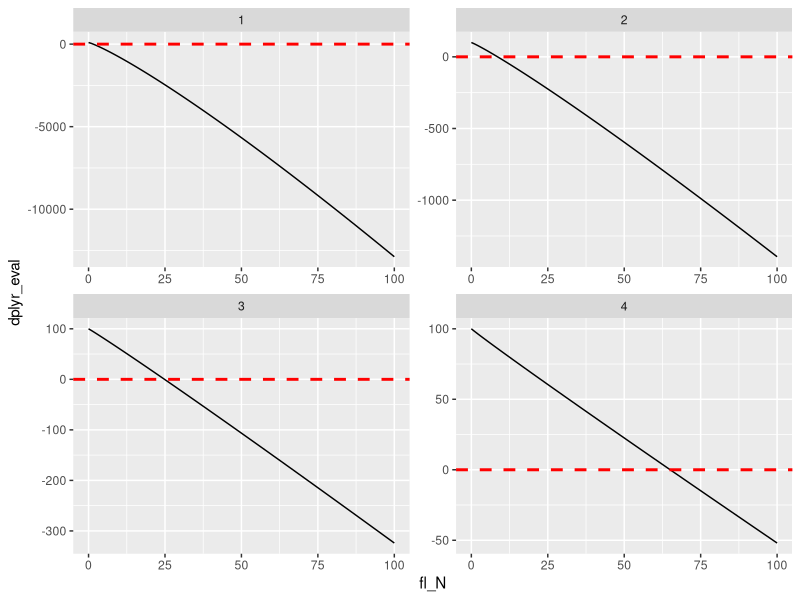
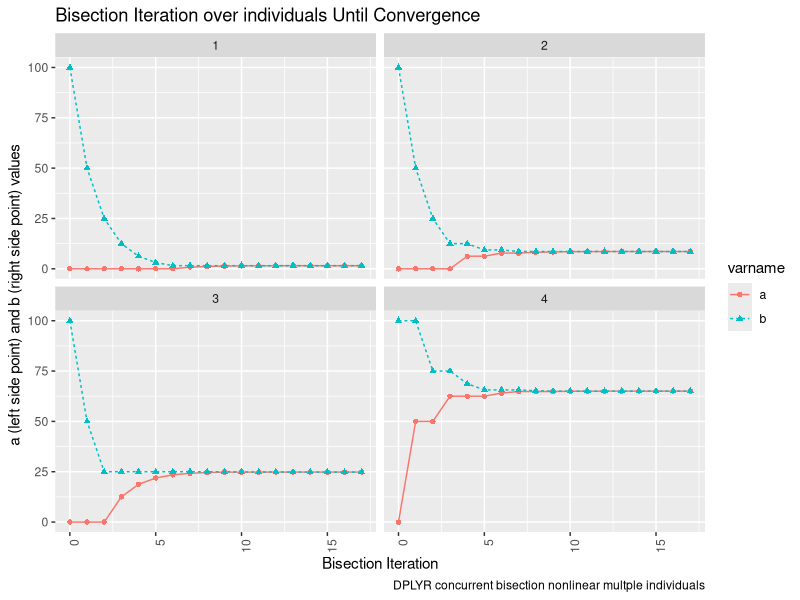

The R source for these figures, in order:
#' ---
#' title: "DPLYR Bisection--Evaluate Many Unknown Nonlinear Equations Jointly, Solve Roots for Strictly Monotonic Functions with Single Zero-Crossing"
#' author: Fan Wang
#' date: 2020-04-01
#' output:
#'   pdf_document: default
#'   word_document: default
#'   html_document: default
#'   html_notebook: default
#' urlcolor: blue
#' always_allow_html: yes
#' ---
#'
#' Go back to [fan](http://fanwangecon.github.io/)'s [REconTools](https://fanwangecon.github.io/REconTools/) Package, [R4Econ](https://fanwangecon.github.io/R4Econ/) Repository, or [Intro Stats with R](https://fanwangecon.github.io/Stat4Econ/) Repository.
#'
#' # Issue and Goal
#'
#' See the [ff_opti_bisect_pmap_multi](https://fanwangecon.github.io/REconTools/reference/ff_opti_bisect_pmap_multi.html) function from [Fan](https://fanwangecon.github.io/)'s *[REconTools](https://fanwangecon.github.io/REconTools/)* Package, which provides a resuable function based on the algorithm worked out here.
#'
#' We want evaluate linear function $0=f(z_{ij}, x_i, y_i, \textbf{X}, \textbf{Y}, c, d)$. There are $i$ functions that have $i$ specific $x$ and $y$. For each $i$ function, we evaluate along a grid of feasible values for $z$, over $j\in J$ grid points, potentially looking for the $j$ that is closest to the root. $\textbf{X}$ and $\textbf{Y}$ are arrays common across the $i$ equations, and $c$ and $d$ are constants.
#'
#' The evaluation strategy is the following, given min and max for $z$ that are specific for each $j$, and given common number of grid points, generate a matrix of $z_{ij}$. Suppose there the number of $i$ is $I$, and the number of grid points for $j$ is $J$.
#'
#' 1. Generate a $J \cdot I$ by $3$ matrix where the columns are $z,x,y$ as tibble
#' 2. Follow [this](https://fanwangecon.github.io/R4Econ/support/function/fs_funceval.html) Mutate to evaluate the $f(\cdot)$ function.
#' 3. Add two categorical columns for grid levels and wich $i$, $i$ and $j$ index. Plot Mutate output evaluated column categorized by $i$ as color and $j$ as x-axis.
#'
#' ## Set Up
#'
## ----GlobalOptions, echo = T, results = 'hide', message=F, warning=F--------------------
rm(list = ls(all.names = TRUE))
options(knitr.duplicate.label = 'allow')

## ----loadlib, echo = T, results = 'hide', message=F, warning=F--------------------------
library(tidyverse)
library(tidyr)
library(knitr)
library(kableExtra)
# file name
st_file_name = 'fs_func_graph_eval'
# Generate R File
try(purl(paste0(st_file_name, ".Rmd"), output=paste0(st_file_name, ".R"), documentation = 2))
# Generate PDF and HTML
# rmarkdown::render("C:/Users/fan/R4Econ/support/function/fs_funceval.Rmd", "pdf_document")
# rmarkdown::render("C:/Users/fan/R4Econ/support/function/fs_funceval.Rmd", "html_document")

#'
#' ## Set up Input Arrays
#'
#' There is a function that takes $M=Q+P$ inputs, we want to evaluate this function $N$ times. Each time, there are $M$ inputs, where all but $Q$ of the $M$ inputs, meaning $P$ of the $M$ inputs, are the same. In particular, $P=Q*N$.
#'
#' $$M = Q+P = Q + Q*N$$
#'
#' Now we need to expand this by the number of choice grid. Each row, representing one equation, is expanded by the number of choice grids. We are graphically searching, or rather brute force searching, which means if we have 100 individuals, we want to plot out the nonlinear equation for each of these lines, and show graphically where each line crosses zero. We achieve this, by evaluating the equation for each of the 100 individuals along a grid of feasible choices.
#'
#' In this problem here, the feasible choices are shared across individuals.
#'
## ----setup------------------------------------------------------------------------------
# Parameters
fl_rho = 0.20
svr_id_var = 'INDI_ID'

# it_child_count = N, the number of children
it_N_child_cnt = 4
# it_heter_param = Q, number of parameters that are heterogeneous across children
it_Q_hetpa_cnt = 2

# P fixed parameters, nN is N dimensional, nP is P dimensional
ar_nN_A = seq(-2, 2, length.out = it_N_child_cnt)
ar_nN_alpha = seq(0.1, 0.9, length.out = it_N_child_cnt)
ar_nP_A_alpha = c(ar_nN_A, ar_nN_alpha)

# N by Q varying parameters
mt_nN_by_nQ_A_alpha = cbind(ar_nN_A, ar_nN_alpha)

# Choice Grid for nutritional feasible choices for each
fl_N_agg = 100
fl_N_min = 0
it_N_choice_cnt_ttest = 3
it_N_choice_cnt_dense = 100
ar_N_choices_ttest = seq(fl_N_min, fl_N_agg, length.out = it_N_choice_cnt_ttest)
ar_N_choices_dense = seq(fl_N_min, fl_N_agg, length.out = it_N_choice_cnt_dense)

# Mesh Expand
tb_states_choices <- as_tibble(mt_nN_by_nQ_A_alpha) %>% rowid_to_column(var=svr_id_var)
tb_states_choices_ttest <- tb_states_choices %>% expand_grid(choices = ar_N_choices_ttest)
tb_states_choices_dense <- tb_states_choices %>% expand_grid(choices = ar_N_choices_dense)

# display
summary(tb_states_choices_dense)
kable(tb_states_choices_ttest) %>%
  kable_styling(bootstrap_options = c("striped", "hover", "condensed", "responsive"))

#'
#' # Apply Same Function all Rows, Some Inputs Row-specific, other Shared
#'
#' There are two types of inputs, row-specific inputs, and inputs that should be applied for each row. The Function just requires all of these inputs, it does not know what is row-specific and what is common for all row. Dplyr recognizes which parameter inputs already existing in the piped dataframe/tibble, given rowwise, those will be row-specific inputs. Additional function parameters that do not exist in dataframe as variable names, but that are pre-defined scalars or arrays will be applied to all rows.
#'
#' - @param string variable name of input where functions are evaluated, these are already contained in the dataframe, existing variable names, row specific, rowwise computation over these, each rowwise calculation using different rows: *fl_A*, *fl_alpha*, *fl_N*
#' - @param scalar and array values that are applied to every rowwise calculation, all rowwise calculations using the same scalars and arrays:*ar_A*, *ar_alpha*, *fl_N_agg*, *fl_rho*
#' - @param string output variable name
#'
#' The function looks within group, finds min/max etc that are relevant.
#'
#' ## 3 Points and Denser Dataframs and Define Function
#'
## ----define function--------------------------------------------------------------------
# Convert Matrix to Tibble
ar_st_col_names = c(svr_id_var,'fl_A', 'fl_alpha')
tb_states_choices <- tb_states_choices %>% rename_all(~c(ar_st_col_names))
ar_st_col_names = c(svr_id_var,'fl_A', 'fl_alpha', 'fl_N')
tb_states_choices_ttest <- tb_states_choices_ttest %>% rename_all(~c(ar_st_col_names))
tb_states_choices_dense <- tb_states_choices_dense %>% rename_all(~c(ar_st_col_names))

# Define Implicit Function
ffi_nonlin_dplyrdo <- function(fl_A, fl_alpha, fl_N, ar_A, ar_alpha, fl_N_agg, fl_rho){
  # scalar value that are row-specific, in dataframe already: *fl_A*, *fl_alpha*, *fl_N*
  # array and scalars not in dataframe, common all rows: *ar_A*, *ar_alpha*, *fl_N_agg*, *fl_rho*

  # Test Parameters
  # ar_A = ar_nN_A
  # ar_alpha = ar_nN_alpha
  # fl_N = 100
  # fl_rho = -1
  # fl_N_q = 10

  # Apply Function
  ar_p1_s1 = exp((fl_A - ar_A)*fl_rho)
  ar_p1_s2 = (fl_alpha/ar_alpha)
  ar_p1_s3 = (1/(ar_alpha*fl_rho - 1))
  ar_p1 = (ar_p1_s1*ar_p1_s2)^ar_p1_s3
  ar_p2 = fl_N^((fl_alpha*fl_rho-1)/(ar_alpha*fl_rho-1))
  ar_overall = ar_p1*ar_p2
  fl_overall = fl_N_agg - sum(ar_overall)

  return(fl_overall)
}

#'
#' ## Evaluate at Three Choice Points and Show Table
#'
#' In the example below, just show results evaluating over three choice points and show table.
#'
## ----linear_apply-----------------------------------------------------------------------
# fl_A, fl_alpha are from columns of tb_nN_by_nQ_A_alpha
tb_states_choices_ttest_eval = tb_states_choices_ttest %>% rowwise() %>%
                        mutate(dplyr_eval = ffi_nonlin_dplyrdo(fl_A, fl_alpha, fl_N,
                                                               ar_nN_A, ar_nN_alpha,
                                                               fl_N_agg, fl_rho))
# Show
kable(tb_states_choices_ttest_eval) %>%
  kable_styling(bootstrap_options = c("striped", "hover", "condensed", "responsive"))

#'
#' ## Evaluate at Many Choice Points and Show Graphically
#'
#' Same as above, but now we evaluate the function over the individuals at many choice points so that we can graph things out.
#'
## ----linear apply many points-----------------------------------------------------------
# fl_A, fl_alpha are from columns of tb_nN_by_nQ_A_alpha
tb_states_choices_dense_eval = tb_states_choices_dense %>% rowwise() %>%
                        mutate(dplyr_eval = ffi_nonlin_dplyrdo(fl_A, fl_alpha, fl_N,
                                                               ar_nN_A, ar_nN_alpha,
                                                               fl_N_agg, fl_rho))

#'
## ----graph many evaluations-------------------------------------------------------------
# Show
dim(tb_states_choices_dense_eval)
summary(tb_states_choices_dense_eval)
lineplot <- tb_states_choices_dense_eval %>%
    ggplot(aes(x=fl_N, y=dplyr_eval)) +
        geom_line() +
        facet_wrap( . ~ INDI_ID, scales = "free") +
        geom_hline(yintercept=0, linetype="dashed",
                color = "red", size=1)
        labs(title = 'Evaluate Non-Linear Functions to Search for Roots',
             x = 'X values',
             y = 'f(x)',
             caption = 'Evaluating the Function')
print(lineplot)

#'
#' # Bisection Solve Optimal Choice for Each Individual
#'
#' The bisection specific code does not need to do much.
#'
#' - @param list variables in file for grouping, each group is an individual for whom we want to calculate optimal choice for using bisection.
#' - @param string variable name of input where functions are evaluated, these are already contained in the dataframe, existing variable names, row specific, rowwise computation over these, each rowwise calculation using different rows.
#' - @param scalar and array values that are applied to every rowwise calculation, all rowwise calculations using the same scalars and arrays.
#' - @param string output variable name
#'
#' ## Bisection Algorithm
#'
#' This is how I implement the bisection algorithm, when we know the bounding minimum and maximum to be below and above zero already.
#'
#' 1. Evaluate $f^0_a = f(a^0)$ and $f^0_b = f(b^0)$, min and max points.
#' 2. Evaluate at $f^0_p = f(p^0)$, where $p_0 = \frac{a^0+b^0}{2}$.
#' 3. if $f^i_a \cdot f^i_p < 0$, then $b_{i+1} = p_i$, else, $a_{i+1} = p_i$ and $f^{i+1}_a = p_i$.
#' 4. iteratre until convergence.
#'
#' ## DPLYR Implementation of Bisection
#'
#' Generate New columns of a and b as we iteratre, do not need to store p, p is temporary. Evaluate the function below which we have already tested, but now, in the dataframe before generating all permutations, *tb_states_choices*, now the *fl_N* element will be changing with each iteration, it will be row specific. *fl_N* are first min and max, then each subsequent ps.
#'
#' ### Initialize Matrix
#'
#' First, initialize the matrix with $a_0$ and $b_0$, the initial min and max points:
## ---------------------------------------------------------------------------------------

# common prefix to make reshaping easier
st_bisec_prefix <- 'bisec_'
svr_a_lst <- paste0(st_bisec_prefix, 'a_0')
svr_b_lst <- paste0(st_bisec_prefix, 'b_0')
svr_fa_lst <- paste0(st_bisec_prefix, 'fa_0')
svr_fb_lst <- paste0(st_bisec_prefix, 'fb_0')

# Add initial a and b
tb_states_choices_bisec <- tb_states_choices %>%
                            mutate(!!sym(svr_a_lst) := fl_N_min, !!sym(svr_b_lst) := fl_N_agg)

# Evaluate function f(a_0) and f(b_0)
tb_states_choices_bisec <- tb_states_choices_bisec %>% rowwise() %>%
                            mutate(!!sym(svr_fa_lst) := ffi_nonlin_dplyrdo(fl_A, fl_alpha, !!sym(svr_a_lst),
                                                                          ar_nN_A, ar_nN_alpha,
                                                                          fl_N_agg, fl_rho),
                                   !!sym(svr_fb_lst) := ffi_nonlin_dplyrdo(fl_A, fl_alpha, !!sym(svr_b_lst),
                                                                          ar_nN_A, ar_nN_alpha,
                                                                          fl_N_agg, fl_rho))
# Summarize
dim(tb_states_choices_bisec)
summary(tb_states_choices_bisec)

#'
#' ### Iterate and Solve for f(p), update f(a) and f(b)
#'
#' Implement the DPLYR based Concurrent bisection algorithm.
#'
## ---------------------------------------------------------------------------------------

# fl_tol = float tolerance criteria
# it_tol = number of interations to allow at most
fl_tol <- 10^-2
it_tol <- 100

# fl_p_dist2zr = distance to zero to initalize
fl_p_dist2zr <- 1000
it_cur <- 0
while (it_cur <= it_tol && fl_p_dist2zr >= fl_tol ) {

  it_cur <- it_cur + 1

  # New Variables
  svr_a_cur <- paste0(st_bisec_prefix, 'a_', it_cur)
  svr_b_cur <- paste0(st_bisec_prefix, 'b_', it_cur)
  svr_fa_cur <- paste0(st_bisec_prefix, 'fa_', it_cur)
  svr_fb_cur <- paste0(st_bisec_prefix, 'fb_', it_cur)

  # Evaluate function f(a_0) and f(b_0)
  # 1. generate p
  # 2. generate f_p
  # 3. generate f_p*f_a
  tb_states_choices_bisec <- tb_states_choices_bisec %>% rowwise() %>%
                              mutate(p = ((!!sym(svr_a_lst) + !!sym(svr_b_lst))/2)) %>%
                              mutate(f_p = ffi_nonlin_dplyrdo(fl_A, fl_alpha, p,
                                                              ar_nN_A, ar_nN_alpha,
                                                              fl_N_agg, fl_rho)) %>%
                              mutate(f_p_t_f_a = f_p*!!sym(svr_fa_lst))
  # fl_p_dist2zr = sum(abs(p))
  fl_p_dist2zr <- mean(abs(tb_states_choices_bisec %>% pull(f_p)))

  # Update a and b
  tb_states_choices_bisec <- tb_states_choices_bisec %>%
                              mutate(!!sym(svr_a_cur) :=
                                       case_when(f_p_t_f_a < 0 ~ !!sym(svr_a_lst),
                                                 TRUE ~ p)) %>%
                              mutate(!!sym(svr_b_cur) :=
                                       case_when(f_p_t_f_a < 0 ~ p,
                                                 TRUE ~ !!sym(svr_b_lst)))
  # Update f(a) and f(b)
  tb_states_choices_bisec <- tb_states_choices_bisec %>%
                              mutate(!!sym(svr_fa_cur) :=
                                       case_when(f_p_t_f_a < 0 ~ !!sym(svr_fa_lst),
                                                 TRUE ~ f_p)) %>%
                              mutate(!!sym(svr_fb_cur) :=
                                       case_when(f_p_t_f_a < 0 ~ f_p,
                                                 TRUE ~ !!sym(svr_fb_lst)))
  # Save from last
  svr_a_lst <- svr_a_cur
  svr_b_lst <- svr_b_cur
  svr_fa_lst <- svr_fa_cur
  svr_fb_lst <- svr_fb_cur

  # Summar current round
  print(paste0('it_cur:', it_cur, ', fl_p_dist2zr:', fl_p_dist2zr))
  summary(tb_states_choices_bisec %>% select(one_of(svr_a_cur, svr_b_cur, svr_fa_cur, svr_fb_cur)))
}

#'
#' ### Reshape Wide to long to Wide
#'
#' To view results easily, how iterations improved to help us find the roots, convert table from wide to long. Pivot twice. This allows us to easily graph out how bisection is working out iterationby iteration.
#'
#' Here, we will first show what the raw table looks like, the wide only table, and then show the long version, and finally the version that is medium wide.
#'
#' #### Table One--Very Wide
#'
#' Show what the *tb_states_choices_bisec* looks like.
#'
#' Variables are formatted like: *bisec_xx_yy*, where yy is the iteration indicator, and xx is either a, b, fa, or fb.
#'
## ----very wide table--------------------------------------------------------------------
head(tb_states_choices_bisec, 10)
str(tb_states_choices_bisec)

#'
#' #### Table Two--Very Wide to Very Long
#'
#' We want to treat the iteration count information that is the suffix of variable names as a variable by itself. Additionally, we want to treat the a,b,fa,fb as a variable. Structuring the data very long like this allows for easy graphing and other types of analysis. Rather than dealing with many many variables, we have only 3 core variables that store bisection iteration information.
#'
#' Here we use the very nice *pivot_longer* function. Note that to achieve this, we put a common prefix in front of the variables we wanted to convert to long. THis is helpful, because we can easily identify which variables need to be reshaped.
#'
## ----reshape solution from wide to very long--------------------------------------------
# New variables
svr_bisect_iter <- 'biseciter'
svr_abfafb_long_name <- 'varname'
svr_number_col <- 'value'
svr_id_bisect_iter <- paste0(svr_id_var, '_bisect_ier')

# Pivot wide to very long
tb_states_choices_bisec_long <- tb_states_choices_bisec %>%
  pivot_longer(
    cols = starts_with(st_bisec_prefix),
    names_to = c(svr_abfafb_long_name, svr_bisect_iter),
    names_pattern = paste0(st_bisec_prefix, "(.*)_(.*)"),
    values_to = svr_number_col
  )

# Print
summary(tb_states_choices_bisec_long)
head(tb_states_choices_bisec_long %>% select(-one_of('p','f_p','f_p_t_f_a')), 30)
tail(tb_states_choices_bisec_long %>% select(-one_of('p','f_p','f_p_t_f_a')), 30)

#'
#' #### Table Two--Very Very Long to Wider Again
#'
#' But the previous results are too long, with the a, b, fa, and fb all in one column as different categories, they are really not different categories, they are in fact different types of variables. So we want to spread those four categories of this variable into four columns, each one representing the a, b, fa, and fb values. The rows would then be uniquly identified by the iteration counter and individual ID.
#'
## ----reshape solution for table show----------------------------------------------------
# Pivot wide to very long to a little wide
tb_states_choices_bisec_wider <- tb_states_choices_bisec_long %>%
  pivot_wider(
    names_from = !!sym(svr_abfafb_long_name),
    values_from = svr_number_col
  )

# Print
summary(tb_states_choices_bisec_wider)
head(tb_states_choices_bisec_wider %>% select(-one_of('p','f_p','f_p_t_f_a')), 30)
tail(tb_states_choices_bisec_wider %>% select(-one_of('p','f_p','f_p_t_f_a')), 30)

#'
#' ### Graph Bisection Iteration Results
#'
#' Actually we want to graph based on the long results, not the wider. Wider easier to view in table.
#'
## ----reshape solution for graphing------------------------------------------------------
# Graph results
lineplot <- tb_states_choices_bisec_long %>%
    mutate(!!sym(svr_bisect_iter) := as.numeric(!!sym(svr_bisect_iter))) %>%
    filter(!!sym(svr_abfafb_long_name) %in% c('a', 'b')) %>%
    ggplot(aes(x=!!sym(svr_bisect_iter), y=!!sym(svr_number_col),
               colour=!!sym(svr_abfafb_long_name),
               linetype=!!sym(svr_abfafb_long_name),
               shape=!!sym(svr_abfafb_long_name))) +
        facet_wrap( ~ INDI_ID) +
        geom_line() +
        geom_point() +
        labs(title = 'Bisection Iteration over individuals Until Convergence',
             x = 'Bisection Iteration',
             y = 'a (left side point) and b (right side point) values',
             caption = 'DPLYR concurrent bisection nonlinear multple individuals') +
      theme(axis.text.x = element_text(angle = 90, hjust = 1))
print(lineplot)
